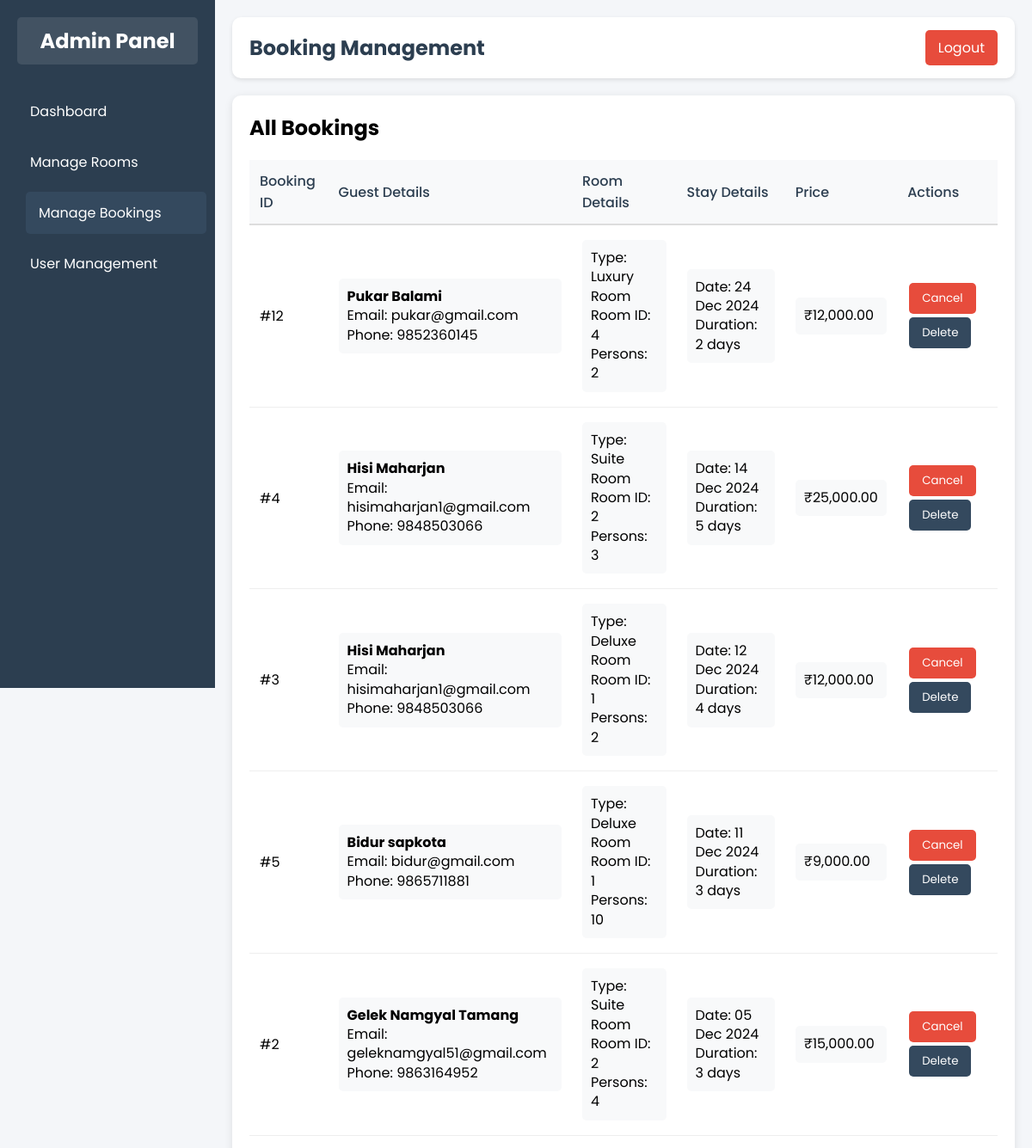
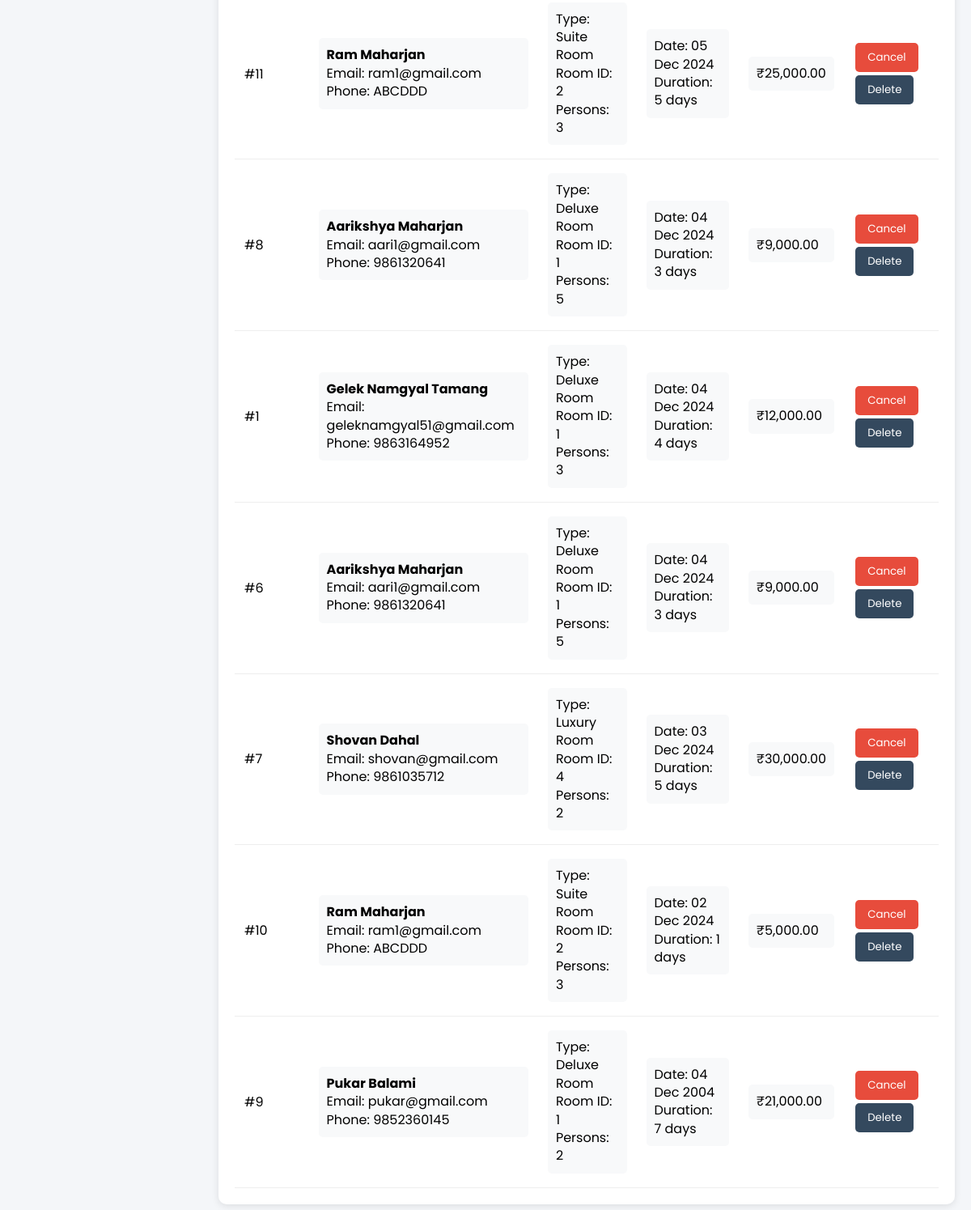
The page /admin/manage_bookings.php on the database its author committed (2 pictures, top to bottom).
### tables this page shows
CREATE TABLE `bookings` (
  `booking_id` int(11) NOT NULL,
  `user_id` int(11) NOT NULL,
  `room_id` int(11) NOT NULL,
  `room_type` varchar(50) NOT NULL,
  `days` int(11) NOT NULL,
  `persons` int(11) NOT NULL,
  `booking_date` date NOT NULL,
  `total_price` decimal(10,2) NOT NULL
);

CREATE TABLE `users` (
  `id` int(11) NOT NULL,
  `full_name` varchar(100) NOT NULL,
  `email` varchar(100) NOT NULL,
  `phone_number` varchar(15) NOT NULL,
  `dob` date NOT NULL,
  `gender` enum('Male','Female','Other') NOT NULL,
  `password` varchar(255) NOT NULL,
  `role` enum('Admin','User') DEFAULT 'User',
  `created_at` timestamp NOT NULL DEFAULT current_timestamp()
);

### admin/manage_bookings.php (the view, shortened to what this page needs)
<?php
include '../database/dbconnect.php';
$sql = "SELECT
            b.*,
            u.full_name,
            u.email,
            u.phone_number
        FROM bookings b
        LEFT JOIN users u ON b.user_id = u.id
        ORDER BY b.booking_date DESC";
try {
    $result = $conn->query($sql);
} catch(PDOException $e) {
    echo "Error: " . $e->getMessage();
}
?>
<!DOCTYPE html>
<html lang="en">
<head>
</head>
<body>
    <?php include 'includes/sidebar.php'; ?>
    <div class="content-wrapper">
        <div class="navbar">
            <h1>Booking Management</h1>
            <a href="../database/logout.php" class="logout-btn">Logout</a>
        </div>
        <div class="table-container">
            <h2>All Bookings</h2>
            <table>
                <thead>
                    <tr>
                        <th>Booking ID</th>
                        <th>Guest Details</th>
                        <th>Room Details</th>
                        <th>Stay Details</th>
                        <th>Price</th>
                        <th>Actions</th>
                    </tr>
                </thead>
                <tbody>
                    <?php while($booking = $result->fetch(PDO::FETCH_ASSOC)): ?>
                        <tr>
                            <td>#<?php echo $booking['booking_id']; ?></td>
                            <td>
                                <div class="booking-details">
                                    <strong><?php echo htmlspecialchars($booking['full_name']); ?></strong><br>
                                    Email: <?php echo htmlspecialchars($booking['email']); ?><br>
                                    Phone: <?php echo htmlspecialchars($booking['phone_number']); ?>
                                </div>
                            </td>
                            <td>
                                <div class="booking-details">
                                    Type: <?php echo htmlspecialchars($booking['room_type']); ?><br>
                                    Room ID: <?php echo $booking['room_id']; ?><br>
                                    Persons: <?php echo $booking['persons']; ?>
                                </div>
                            </td>
                            <td>
                                <div class="booking-details">
                                    Date: <?php echo date('d M Y', strtotime($booking['booking_date'])); ?><br>
                                    Duration: <?php echo $booking['days']; ?> days
                                </div>
                            </td>
                            <td>
                                <div class="booking-details">
                                    ₹<?php echo number_format($booking['total_price'], 2); ?>
                                </div>
                            </td>
                            <td class="action-buttons">
                                <button class="cancel-btn" onclick="cancelBooking(<?php echo $booking['booking_id']; ?>)">
                                    Cancel
                                </button>
                                <button class="delete-btn" onclick="deleteBooking(<?php echo $booking['booking_id']; ?>)">
                                    Delete
                                </button>
                            </td>
                        </tr>
                    <?php endwhile; ?>
                </tbody>
            </table>
        </div>
    </div>
</body>
</html>

### admin/includes/sidebar.php (shortened to what this page needs)
<?php
$current_page = basename($_SERVER['PHP_SELF']);
?>
<div class="sidebar">
    <h2>Admin Panel</h2>
    <a href="dashboard.php" class="<?php echo $current_page == 'dashboard.php' ? 'active' : ''; ?>">
        Dashboard
    </a>
    <a href="manage_rooms.php" class="<?php echo $current_page == 'manage_rooms.php' ? 'active' : ''; ?>">
        Manage Rooms
    </a>
    <a href="manage_bookings.php" class="<?php echo $current_page == 'manage_bookings.php' ? 'active' : ''; ?>">
        Manage Bookings
    </a>
    <a href="user_management.php" class="<?php echo $current_page == 'user_management.php' ? 'active' : ''; ?>">
        User Management
    </a>
</div>

### admin/manage_bookings.php (style rules this page uses)
* { margin: 0; padding: 0; box-sizing: border-box; font-family: 'Poppins', sans-serif; }
body { display: flex; background: #f4f6f9; }
.content-wrapper { flex: 1; margin-left: 250px; padding: 20px; min-height: 100vh; background: #f4f6f9; }
.action-buttons button { padding: 8px 15px; margin: 2px; border: none; border-radius: 5px; cursor: pointer; transition: all 0.3s ease; }
.cancel-btn { background: #e74c3c; color: white; }
.delete-btn { background: #34495e; color: white; }
.booking-details { background: #f8f9fa; padding: 10px; margin: 5px 0; border-radius: 5px; line-height: 1.4; }
.table-container { background: white; padding: 20px; border-radius: 10px; box-shadow: 0 2px 10px rgba(0,0,0,0.1); }
table { width: 100%; border-collapse: collapse; margin-top: 20px; }
th { background: #f8f9fa; padding: 12px; text-align: left; font-weight: 500; color: #2c3e50; border-bottom: 2px solid #ddd; }
td { padding: 12px; border-bottom: 1px solid #eee; }
.navbar { display: flex; justify-content: space-between; align-items: center; margin-bottom: 20px; background: white; padding: 15px 20px; border-radius: 10px; box-shadow: 0 2px 5px rgba(0,0,0,0.1); }
.navbar h1 { color: #2c3e50; font-size: 1.5rem; }
.logout-btn { background: #e74c3c; color: white; padding: 8px 15px; border-radius: 5px; text-decoration: none; transition: all 0.3s ease; }

### admin/includes/sidebar.php (style rules this page uses)
.sidebar { position: fixed; left: 0; top: 0; width: 250px; height: 100vh; background: #2c3e50; padding: 20px; color: white; z-index: 1000; }
.sidebar h2 { text-align: center; margin-bottom: 30px; padding: 10px; background: rgba(255, 255, 255, 0.1); border-radius: 5px; }
.sidebar a { display: block; color: white; text-decoration: none; padding: 12px 15px; margin-bottom: 10px; border-radius: 5px; transition: all 0.3s ease; }
.sidebar a:hover, .sidebar a.active { background: #34495e; transform: translateX(10px); }

### rows shown on the page
bookings: booking_id "12", user.full_name "Pukar Balami", user.email "pukar@gmail.com", user.phone_number "9852360145", room_type "Luxury Room", room "4", persons "2", booking_date "24 Dec 2024", days "2", total_price "12,000.00"
bookings: booking_id "4", user.full_name "Hisi Maharjan", user.email "hisimaharjan1@gmail.com", user.phone_number "9848503066", room_type "Suite Room", room "2", persons "3", booking_date "14 Dec 2024", days "5", total_price "25,000.00"
bookings: booking_id "3", user.full_name "Hisi Maharjan", user.email "hisimaharjan1@gmail.com", user.phone_number "9848503066", room_type "Deluxe Room", room "1", persons "2", booking_date "12 Dec 2024", days "4", total_price "12,000.00"
bookings: booking_id "5", user.full_name "Bidur sapkota", user.email "bidur@gmail.com", user.phone_number "9865711881", room_type "Deluxe Room", room "1", persons "10", booking_date "11 Dec 2024", days "3", total_price "9,000.00"
bookings: booking_id "2", user.full_name "Gelek Namgyal Tamang", user.email "geleknamgyal51@gmail.com", user.phone_number "9863164952", room_type "Suite Room", room "2", persons "4", booking_date "05 Dec 2024", days "3", total_price "15,000.00"
bookings: booking_id "11", user.full_name "Ram Maharjan", user.email "ram1@gmail.com", user.phone_number "ABCDDD", room_type "Suite Room", room "2", persons "3", booking_date "05 Dec 2024", days "5", total_price "25,000.00"
bookings: booking_id "8", user.full_name "Aarikshya Maharjan", user.email "aari1@gmail.com", user.phone_number "9861320641", room_type "Deluxe Room", room "1", persons "5", booking_date "04 Dec 2024", days "3", total_price "9,000.00"
bookings: booking_id "1", user.full_name "Gelek Namgyal Tamang", user.email "geleknamgyal51@gmail.com", user.phone_number "9863164952", room_type "Deluxe Room", room "1", persons "3", booking_date "04 Dec 2024", days "4", total_price "12,000.00"
bookings: booking_id "6", user.full_name "Aarikshya Maharjan", user.email "aari1@gmail.com", user.phone_number "9861320641", room_type "Deluxe Room", room "1", persons "5", booking_date "04 Dec 2024", days "3", total_price "9,000.00"
bookings: booking_id "7", user.full_name "Shovan Dahal", user.email "shovan@gmail.com", user.phone_number "9861035712", room_type "Luxury Room", room "4", persons "2", booking_date "03 Dec 2024", days "5", total_price "30,000.00"
bookings: booking_id "10", user.full_name "Ram Maharjan", user.email "ram1@gmail.com", user.phone_number "ABCDDD", room_type "Suite Room", room "2", persons "3", booking_date "02 Dec 2024", days "1", total_price "5,000.00"
bookings: booking_id "9", user.full_name "Pukar Balami", user.email "pukar@gmail.com", user.phone_number "9852360145", room_type "Deluxe Room", room "1", persons "2", booking_date "04 Dec 2004", days "7", total_price "21,000.00"
